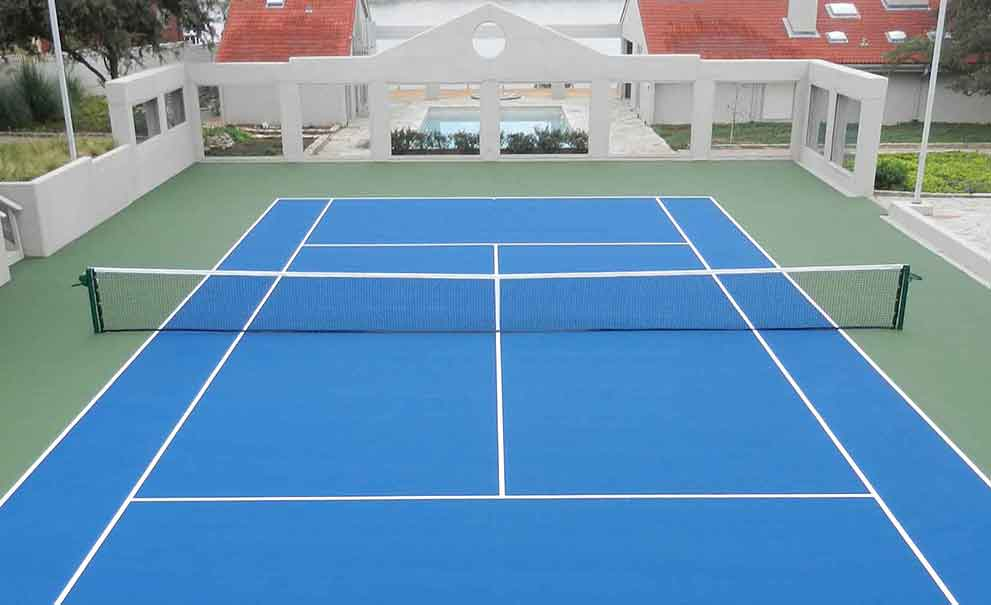
//> input picture homework/court-line-detection/court.png, 991 x 605 px
$ ./court   (built with g++ and OpenCV 4)
//> lines starting //> are read from the running program, lines starting //| are printed output that depends on the picture; after the words box and inside, x2 and y2 are one past the last pixel; in counts of white or black regions, pixels touching at a corner belong together
/************************************************************************/
/**   This program detects lines in given image and draws them on it   **/
/************************************************************************/

#include <stdio.h>

#include <opencv2/opencv.hpp>

std::vector<cv::Vec2f> build_lines(cv::Mat, int, double);

int main(int argc, char** argv)
{
    const char* fileName = "court.png";
    int kernel_thickness = 9;
    double slope_tolerance = 15;

    if (argc > 1)
        fileName = argv[1];
    if (argc > 2)
        kernel_thickness = std::stoi(argv[2]);
    if (argc > 3)
        slope_tolerance = std::stod(argv[3]);

    cv::Mat image = cv::imread(fileName);
//> image is the input picture: 605 rows x 991 cols, CV_8UC3; mean B, G, R 176.6, 145.9, 107.1
    if (!image.data)
    {
        printf("Image cannot be opened.");
        [[maybe_unused]] int c = getchar();
        return -1;
    }

    std::vector<cv::Vec2f> lines = build_lines(image, kernel_thickness, slope_tolerance);

    for (auto selected = lines.begin(); selected != lines.end(); selected++)
    {
        float rho = (*selected)[0];
        float theta = (*selected)[1];
        cv::Point pt1, pt2;
        double a = cos(theta), b = sin(theta);
        double x0 = a * rho, y0 = b * rho;
        pt1.x = cvRound(x0 + 1000 * (-b));
        pt1.y = cvRound(y0 + 1000 * (a));
        pt2.x = cvRound(x0 - 1000 * (-b));
        pt2.y = cvRound(y0 - 1000 * (a));
        cv::line(image, pt1, pt2, cv::Scalar(0, 0, 255), 1, cv::LINE_AA);
    }

    imshow("Lines detected", image);
    cv::waitKey(0);

    return 0;
}

std::vector<cv::Vec2f> build_lines(cv::Mat image, int kernel_thickness, double slope_tolerance)
{
//> called with kernel_thickness = 9, slope_tolerance = 15
    cv::cvtColor(image, image, cv::COLOR_BGR2GRAY);
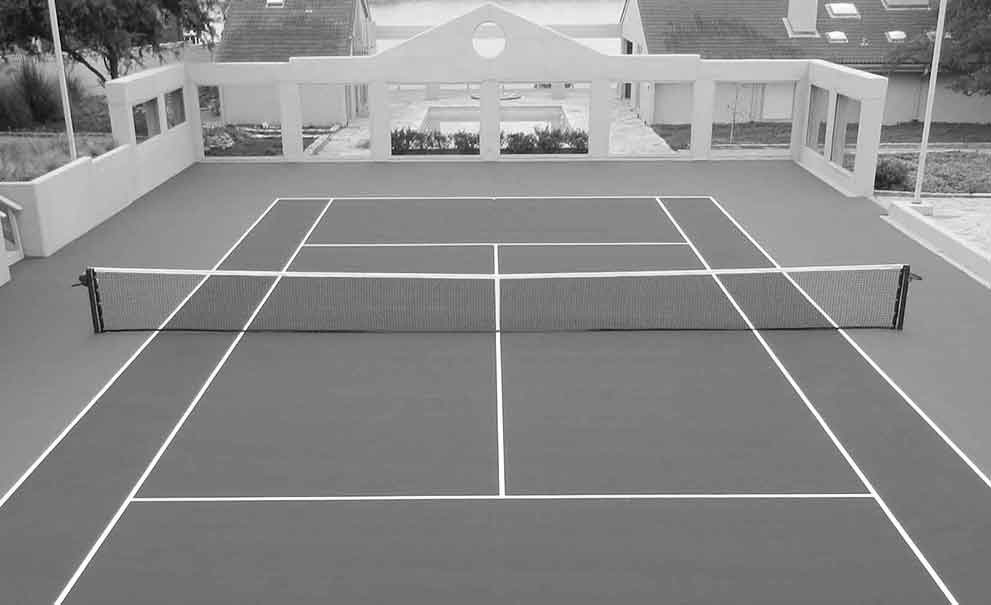
//> image: 605 rows x 991 cols, CV_8UC1; min 0, max 255, mean 137.7
    imshow("grayscale", image);
    cv::waitKey(0);

    cv::GaussianBlur(image, image, cv::Size(kernel_thickness, kernel_thickness), 0);
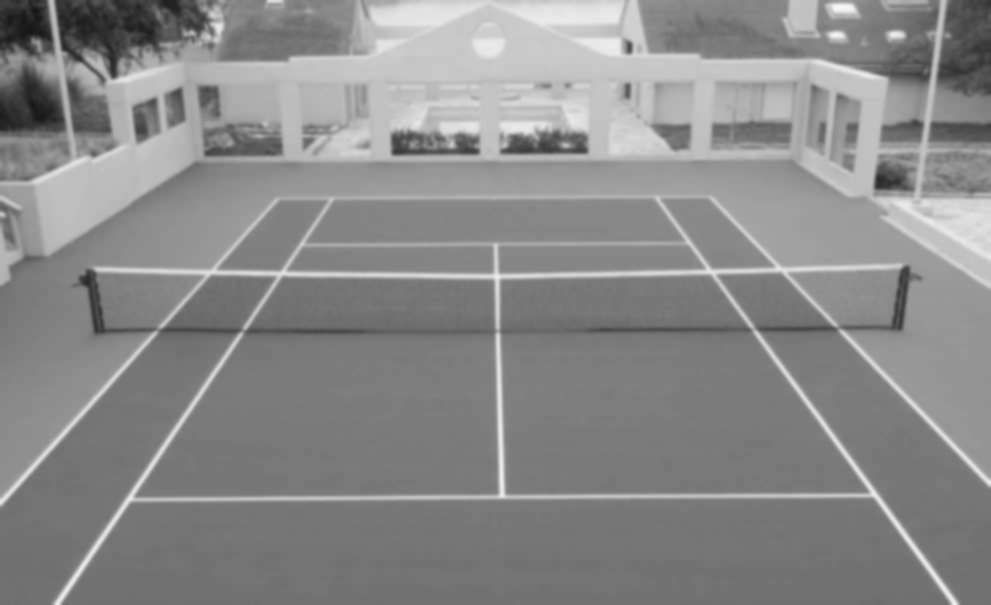
//> image: 605 rows x 991 cols, CV_8UC1; min 23, max 248, mean 137.7
    imshow("gaussian", image);
    cv::waitKey(0);

    cv::Canny(image, image, 15, 30, 3);
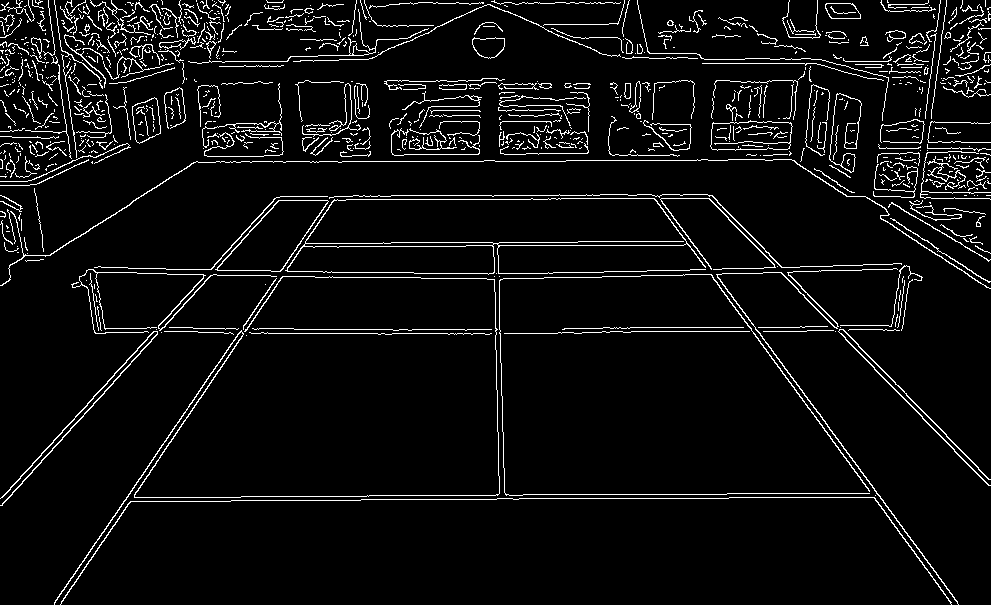
//> image: 605 rows x 991 cols, CV_8UC1; 5.6% white in thin lines or dots
    imshow("canny", image);
    cv::waitKey(0);

    std::vector<cv::Vec2f> lines;
    HoughLines(image, lines, 1, CV_PI / 180, 150, 0, 0);
//> lines = 157 lines (rho, theta), first 12: [388, 0.59], [161, 1.57], [333, 1.57], [-373, 2.37], [-414, 2.51], [340, 0.73], [383, 0.59], [265, 1.59], [195, 1.57], [497, 1.57], [329, 1.57], [148, 1.57]

    // Reducing the number of lines by merging similar ones by parameter averages.
    for (auto selected = lines.begin(); selected != lines.end(); selected++)
    {
        cv::Vec2f sum = *selected;
        int match_amount = 1;

        for (auto candidate = ++std::vector<cv::Vec2f>::iterator(selected);
             candidate != lines.end();)
        {
            float thickness = abs((*selected)[0] - (*candidate)[0]);
            double slope = abs((*selected)[1] - (*candidate)[1]);

            if (thickness < kernel_thickness && slope < slope_tolerance * CV_PI / 180)
            {
                sum += *candidate;
                match_amount++;
                candidate = lines.erase(candidate);
            }
            else
                candidate++;
        }

        *selected = sum / match_amount;
    }
//> this loop made 39 passes
//> match_amount on passes 1 to 12: 3, 13, 6, 2, 3, 3, 3, 2, 3, 6, 3, 15
//> after the loop, lines = 39 items, first 12: [386.7, 0.6], [160.9, 1.52], [333, 1.56], [-375.5, 2.37], [-413.3, 2.51], [337.7, 0.74], [269.3, 1.58], [196.5, 1.57], [498.3, 1.56], [147.8, 1.54], [246.3, 1.56], [132.5, 1.58]
//> the loop in main, `for (auto selected = lines.begin(); selected != lines.end(); selected++)` made 39 passes
//> (rho, theta, a, b, x0, y0) on passes 1 to 12: (386.7, 0.599, 0.826, 0.564, 319.3, 218.1), (160.9, 1.52, 0.055, 0.998, 8.85, 160.7), (333, 1.56, 0.00582, 1, 1.94, 333), (-375.5, 2.37, -0.719, 0.695, 270.1, -260.8), (-413.3, 2.51, -0.806, 0.592, 333, -244.9), (337.7, 0.739, 0.739, 0.673, 249.6, 227.4), (269.3, 1.58, -0.0116, 1, -3.13, 269.3), (196.5, 1.57, -4.37e-08, 1, -8.59e-06, 196.5), (498.3, 1.56, 0.00582, 1, 2.9, 498.3), (147.8, 1.54, 0.0291, 1, 4.3, 147.8), (246.3, 1.56, 0.00582, 1, 1.43, 246.3), (132.5, 1.58, -0.00582, 1, -0.771, 132.5)
//> after the loop in main, `for (auto selected = lines.begin(); selected != lines.end(); selected++)`:
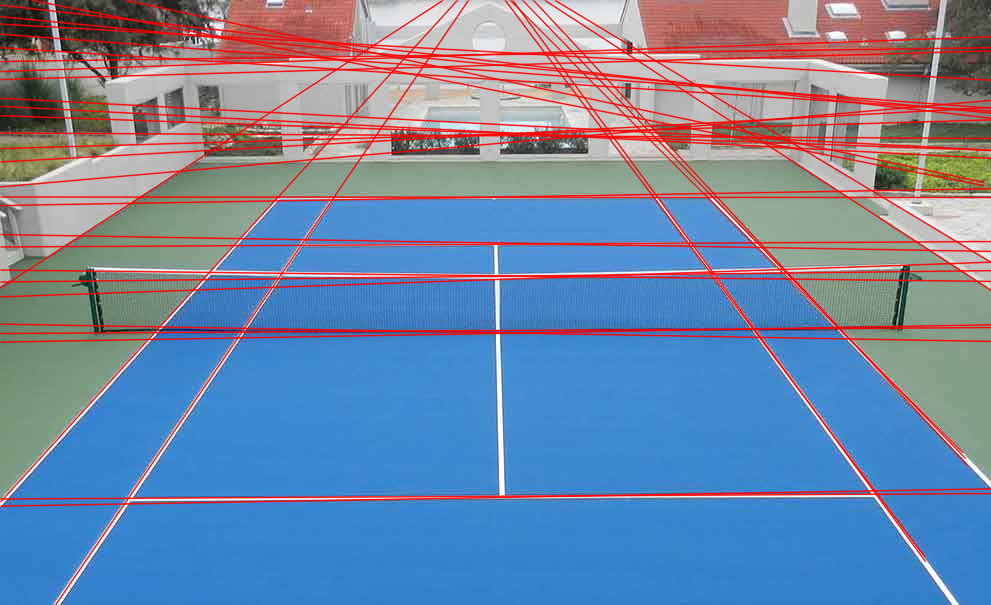
//> image: 605 rows x 991 cols, CV_8UC3; 14.25% of pixels changed, all inside (x1, y1, x2, y2) = (0, 0, 991, 605)

    return lines;
}
